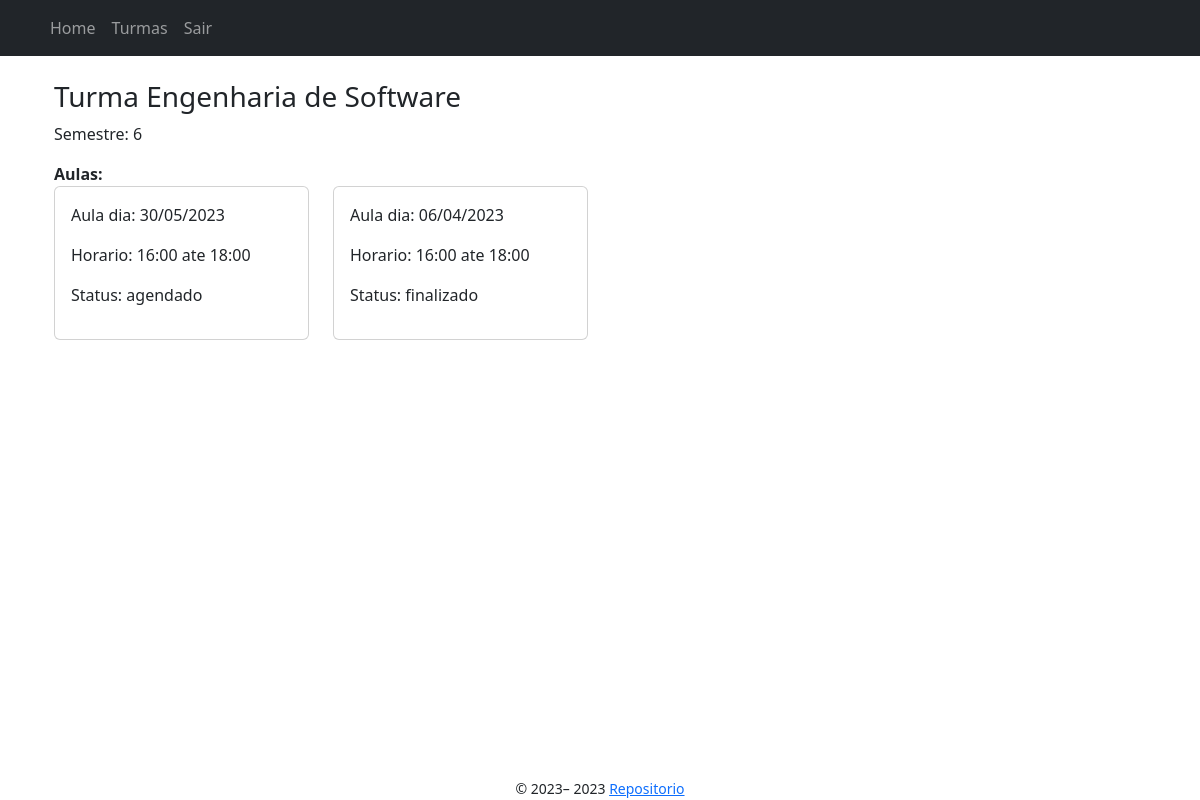
The app's page /turmas/3/show (signed in) with its own data.
### app/models/turma.py (models this page shows, shortened)
class Turma(db.Model):
    __tablename__ = "turma"
    id = db.Column(db.Integer, primary_key=True)
    nome = db.Column(db.String(100), nullable=False)
    horario_inicio = db.Column(db.Time, nullable=False)
    horario_fim = db.Column(db.Time, nullable=False)
    senha = db.Column(db.String(200), nullable=False)
    semestre = db.Column(db.Integer, nullable=False)
    professor_id = db.Column(db.Integer, db.ForeignKey(
        'professor.id'), nullable=False)
    aulas = db.relationship('Aula', backref=db.backref('turma_aulas', lazy=True)) #1 to N

### app/models/aula.py (models this page shows, shortened)
class Aula(db.Model):
    __tablename__ = "aula"
    id = db.Column(db.Integer, primary_key=True)
    turma_id = db.Column(db.Integer, db.ForeignKey('turma.id'), nullable=False)
    data_aula = db.Column(db.Date, nullable=False)
    status = db.Column(
        Enum("agendado", "finalizado", "em andamento", "cancelado", name="StatusAula"), nullable=False)
    presencas = db.relationship('Presenca', backref='aula_presenca', lazy=True) #1 to N

### app/controllers/turmas_controller.py (the view)
@bp.route("/<int:id>/show", methods=["GET"])
def show(id):
    turma = db.get_or_404(Turma, id)
    aulas = Aula.query.filter_by(turma_id=id).all()
    if turma not in current_user.turmas:
        return redirect(url_for("turmas.matricular", id=id))
    return render_template("turmas/show.jinja2", turma=turma, aulas=aulas, user=current_user)

### app/templates/turmas/show.jinja2 (shortened to what this page needs)
{% extends "./base.jinja2" %}
{% from 'bootstrap5/utils.html' import render_icon %}
{% block content %}
<div class="container">
    <h3>Turma {{ turma.nome }}</h3>
    <p>Semestre: {{ turma.semestre }}</p>
    <b>Aulas:</b>
    <div class="row row-col-1 row-cols-md-2 row-cols-lg-4">
        {% for aula in aulas %}
            <div>
                <div class="card">
                    <div class="card-body">
                        <p>Aula dia: {{ aula.data_aula.strftime('%d/%m/%Y') }}</p>
                        <p>Horario: {{ turma.horario_inicio.strftime('%H:%M') }} ate {{ turma.horario_fim.strftime('%H:%M') }}</p>
                        <p>Status: {{ aula.status }}</p>
                    </div>
                </div>
            </div>
        {% endfor %}
    </div>
</div>
{% endblock %}

### app/static/style.css (style rules this page uses)
* { box-sizing: border-box; margin: 0; padding: 0; }
body { display: grid; min-height: 100vh; min-width: 100vw; grid-template-columns: 1fr; grid-template-rows: auto 1fr auto; grid-template-areas: "header" "main" "footer"; }

### records on screen
Turma: nome "Engenharia de Software", semestre "6", horario_inicio "16:00", horario_fim "18:00"
Aula: data_aula "30/05/2023", status "agendado"
Aula: data_aula "06/04/2023", status "finalizado"

### other values on screen
{{ render_nav_item("index.index", "Home") }} "Home"
{{ render_nav_item("turmas.index", "Turmas") }} "Turmas"
{{ render_nav_item("auth.logout", "Sair") }} "Sair"
